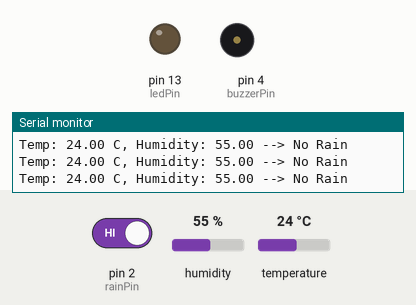
A sketch run on a simulated Arduino Uno, built with avr-gcc and run on an emulated ATmega328P. Parts: output pins drawn as LEDs (lit = HIGH), buzzer (waves = sounding, pin HIGH), the last lines printed to the serial monitor. Inputs (shaded band) come from the test bench; at power-on: pin 2 (rainPin) HIGH, humidity 55 %, temperature 24 °C.

Above: at 2.8 s.
2.9 s: pin 2 (rainPin) driven LOW
At 4.2 s:
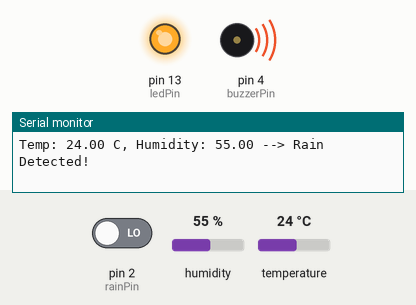
4.5 s: humidity set to 41 %
6.0 s: humidity set to 38 %
8.6 s: temperature set to 21 °C
10.1 s: temperature set to 18 °C
12.8 s: pin 2 (rainPin) driven HIGH
At 13.8 s:
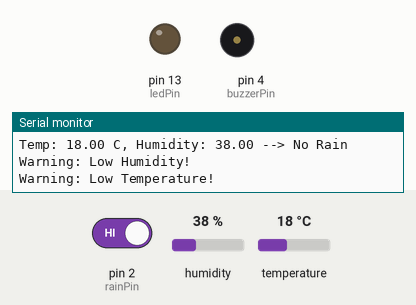
Timing chart, 0 to 15.8 s (numbered marks = the images above; inputs shaded):
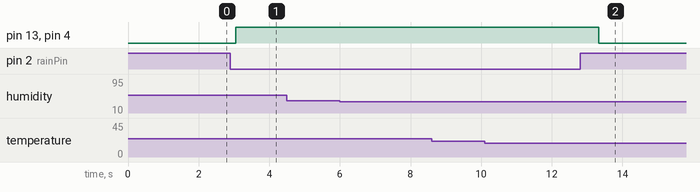

The sketch:

code.ino
```cpp
#include <DHT.h>//for controlling temp. & humidity sensors
#define DHTPIN 5        // DHT sensor data pin
#define DHTTYPE DHT11   // DHT11 sensor type
DHT dht(DHTPIN, DHTTYPE);//dht नाम का object बनाया
//इससे Arduino को पता चलेगा कि DHT11 sensor कौन से pin पर लगा है और किस type का है।

#define rainPin 2       // Rain sensor digital pin
#define ledPin 13       // LED pin
#define buzzerPin 4     // Buzzer pin

void setup() {
  Serial.begin(9600);// Serial Monitor चालू करो (9600 baud rate)
  pinMode(rainPin, INPUT);//Rain sensor input होगा
  pinMode(ledPin, OUTPUT);// LED output होगा
  pinMode(buzzerPin, OUTPUT);
  dht.begin();//DHT11 sensor शुरू करो
}

void loop() {
  // Read sensor data
  float temp = dht.readTemperature();   // Temperature   // DHT11 से temperature पढ़ो

  float hum = dht.readHumidity();       // Humidity
  int rain = digitalRead(rainPin);      // LOW = rain detected

  // Conditions
  bool rainDetected = (rain == LOW);//rAIN DETECT
  bool lowHumidity = (hum < 40);
  bool lowTemp = (temp < 20);
  bool highHumidity = (hum > 80);
  bool highTemp = (temp > 25);

  // Print values
  Serial.print("Temp: "); Serial.print(temp);
  Serial.print(" C, Humidity: "); Serial.print(hum);

  if (rainDetected) {
    Serial.println(" --> Rain Detected!");
    digitalWrite(ledPin, HIGH);
    digitalWrite(buzzerPin, HIGH);
  } else {
    Serial.println(" --> No Rain");
    digitalWrite(ledPin, LOW);
    digitalWrite(buzzerPin, LOW);
  }

  // Warnings
  if (lowHumidity) {
    Serial.println("Warning: Low Humidity!");
  }
  if (lowTemp) {
    Serial.println("Warning: Low Temperature!");
  }

  // 🌩 Cloudburst Condition
  if (rainDetected && highHumidity && highTemp) {
    Serial.println("⚠⚠ CLOUD BURST WARNING ⚠⚠");//TEENO CONDITION milne pr alarm activate
    // Blink LED + fast buzzer for alert
    for (int i = 0; i < 5; i++) {
      digitalWrite(ledPin, HIGH);
      digitalWrite(buzzerPin, HIGH);
      delay(200);
      digitalWrite(ledPin, LOW);
      digitalWrite(buzzerPin, LOW);
      delay(200);
    }
  }

  delay(1000); // 1 second delay
}
```

Measured:
- after the input at 2.9 s, pin 13 (ledPin), pin 4 (buzzerPin): LOW → HIGH after 0.15 s
- after the input at 12.8 s, pin 13 (ledPin), pin 4 (buzzerPin): HIGH → LOW after 0.53 s
